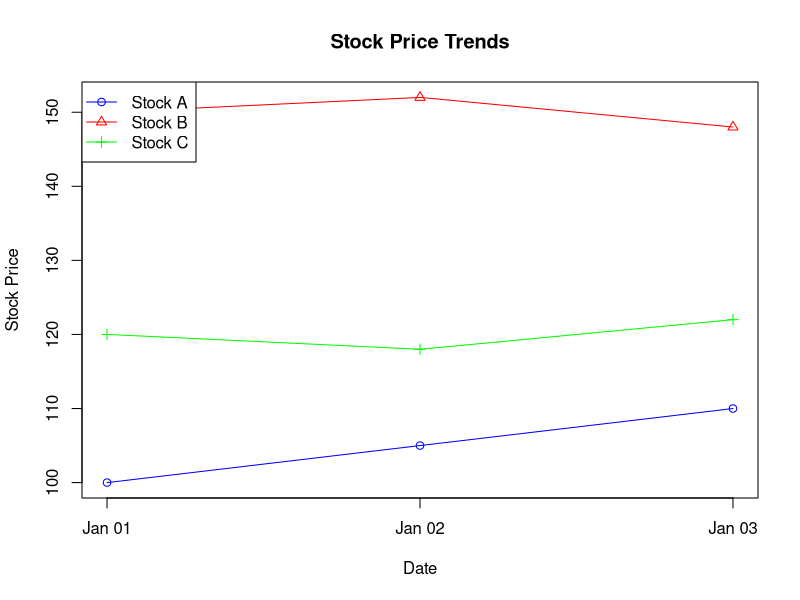
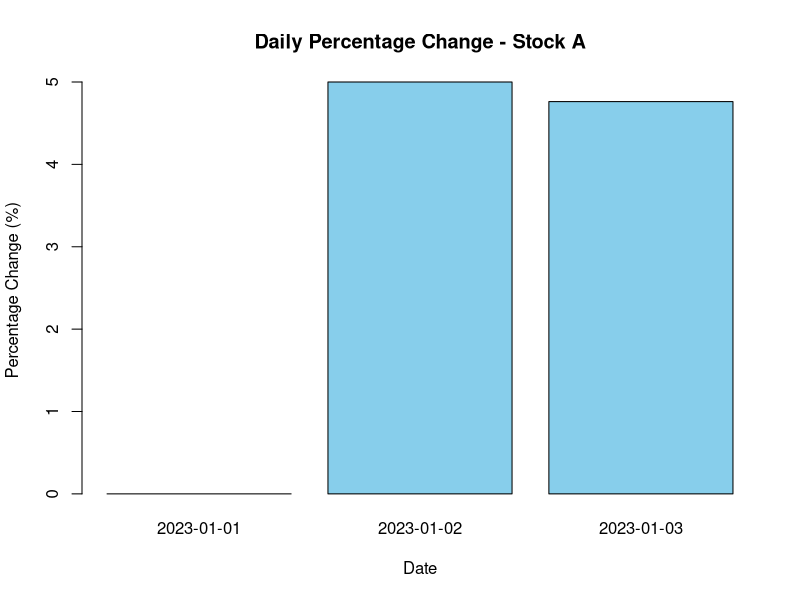

Reproduce these figures in R, in order.
# Stock Price Dataset
stock <- data.frame(
  Date = as.Date(c("2023-01-01",
                   "2023-01-02",
                   "2023-01-03")),
  Stock_A = c(100,105,110),
  Stock_B = c(150,152,148),
  Stock_C = c(120,118,122)
)

print(stock)



# Dataset
stock <- data.frame(
  Date = as.Date(c("2023-01-01",
                   "2023-01-02",
                   "2023-01-03")),
  Stock_A = c(100,105,110),
  Stock_B = c(150,152,148),
  Stock_C = c(120,118,122)
)

matplot(stock$Date,
        stock[,2:4],
        type = "o",
        pch = 1:3,
        lty = 1,
        col = c("blue","red","green"),
        xlab = "Date",
        ylab = "Stock Price",
        main = "Stock Price Trends")

legend("topleft",
       legend = c("Stock A","Stock B","Stock C"),
       col = c("blue","red","green"),
       pch = 1:3,
       lty = 1)



# Dataset
stock <- data.frame(
  Date = as.Date(c("2023-01-01",
                   "2023-01-02",
                   "2023-01-03")),
  Stock_A = c(100,105,110)
)

pct_change <- c(0,
                diff(stock$Stock_A) /
                  head(stock$Stock_A,-1) * 100)

barplot(pct_change,
        names.arg = stock$Date,
        col = "skyblue",
        main = "Daily Percentage Change - Stock A",
        xlab = "Date",
        ylab = "Percentage Change (%)")



# Dataset
stock <- data.frame(
  Date = as.Date(c("2023-01-01",
                   "2023-01-02",
                   "2023-01-03")),
  Stock_A = c(100,105,110),
  Stock_B = c(150,152,148),
  Stock_C = c(120,118,122)
)

print(stock)

# For RStudio
View(stock)
